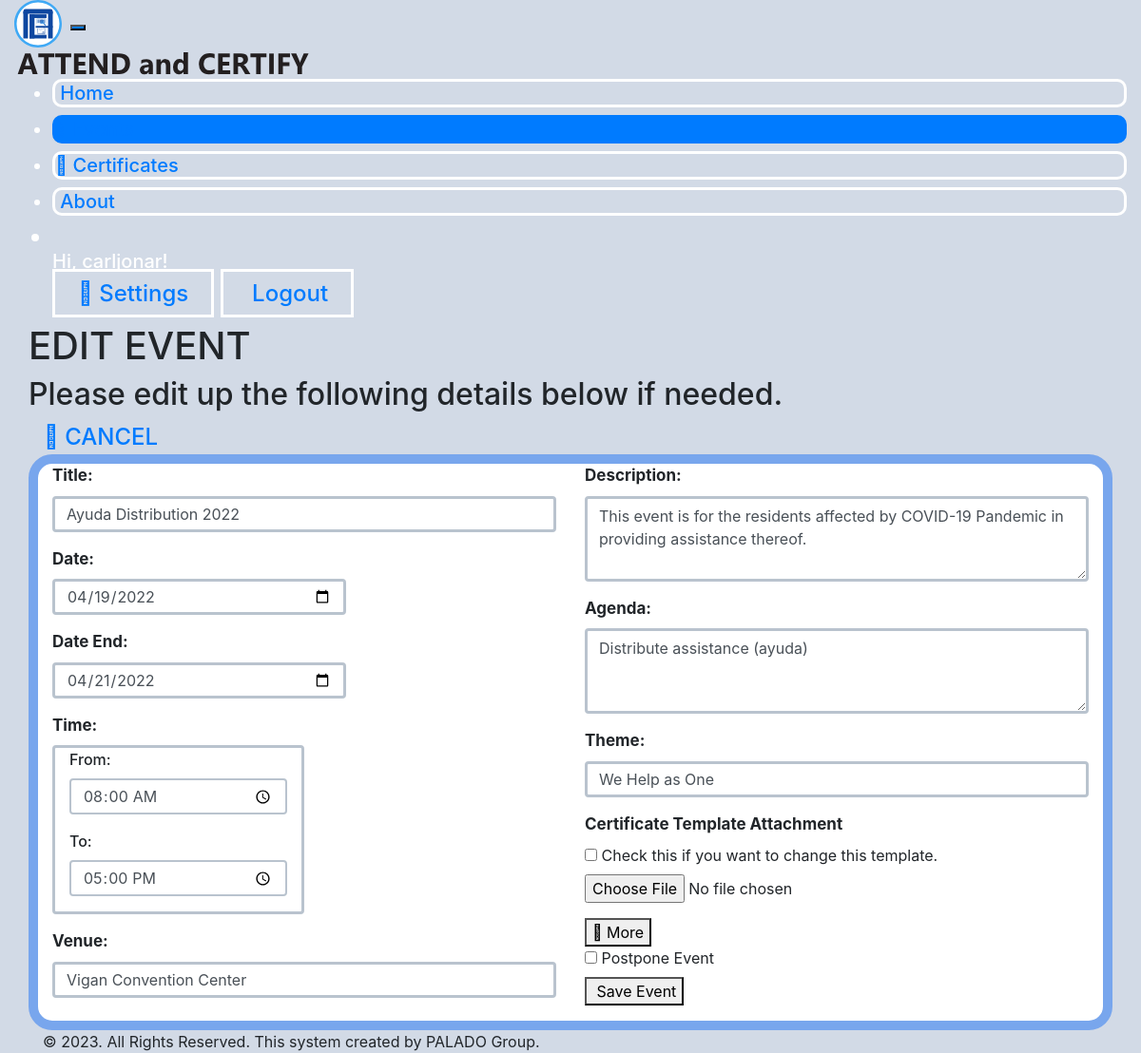
/edit-event.php?eventID=2 (signed in), run on the app's committed database.
### tables this page shows
CREATE TABLE `events` (
  `ID` int(11) NOT NULL,
  `admin_ID` int(11) NOT NULL,
  `event_title` varchar(500) NOT NULL,
  `date` date NOT NULL,
  `date_end` date DEFAULT NULL,
  `time_inclusive` time NOT NULL,
  `time_conclusive` time NOT NULL,
  `venue` varchar(500) NOT NULL,
  `description` text NOT NULL,
  `agenda` text NOT NULL,
  `theme` varchar(500) NOT NULL,
  `certificate_template` varchar(250) NOT NULL,
  `datetime_added` datetime NOT NULL DEFAULT current_timestamp(),
  `datetime_edited` datetime DEFAULT NULL,
  `status` tinyint(1) NOT NULL DEFAULT 1
);

### validateLogin.php (called while the page is built, shortened)
<?php
    if (isset($_SESSION["username"])) {
        $id = $_SESSION["ID"];
    } else {
        session_unset();
        session_write_close();
        $url = "./login.php";
        header("Location: $url");
    }
?>

### edit-event.php (the view, shortened to what this page needs)
<?php
    include 'validateLogin.php';
    include 'dbConnection.php';
    $editErrorMsg = "error";
    if (isset($_GET['eventID'])) {
    	$eventID = $_GET['eventID'];
    	$eventStmt = $conn->prepare("SELECT * FROM `events` WHERE `admin_ID` = ? AND `ID` = ? AND `status` = 1");
	    $eventStmt->bind_param('ii', $id, $eventID);
	    $eventStmt->execute();
	    $eventInfo =  $eventStmt->get_result();
	    if ($eventInfo->num_rows > 0) {
		    while ($row = $eventInfo->fetch_assoc()) {
				$eventTitle = $row["event_title"];
				$eventDate = $row["date"];
				$eventDateEnd = $row["date_end"];
				$eventTimeInclusive = $row["time_inclusive"];
				$eventTimeConclusive = $row["time_conclusive"];
				$eventVenue = $row["venue"];
				$eventDesciption = $row["description"];
				$eventAgenda = $row["agenda"];
				$eventTheme = $row["theme"];
			}
			$editErrorMsg = "success";
	    } else {
	    	$editErrorMsg = "error";
	    }
    }else{
		$editErrorMsg = "error";
    }
?>
<!DOCTYPE html>
<html>
<head>
	<?php
        include 'style/style.php';
    ?>
</head>
<body class="d-flex flex-column">
	<?php
        include 'model/navbar.php';
    ?>
	<div class="main-body container-fluid flex-grow-1 mt-5">
		<div class="container-fluid px-2 pt-2">
			<div class="w-100 p-3 shadow-sm rounded bg-light text-dark">
                <h1 class="font-weight-bold">EDIT EVENT</h1>
                <h2 class="pl-3 font-weight-normal">Please edit up the following details below if needed.</h2>
            </div>
            <div class="mt-3">
                <a href="events.php" class="ml-3 h4 btn btn-danger btn-lg-add-event rounded-pill"><i class="fa fa-ban"></i> CANCEL</a>
            </div>
            <div class="container shadow-sm p-3 my-2 border-form-override">
            	<?php
            		if ($editErrorMsg == "success") { ?>
	                	<form name="add-event" action="" method="post" enctype="multipart/form-data" onsubmit="return addEventValidation()" class="justify-content-center">
							<div class="row">
		                        <div class="col-sm-6">
		                        	<div class="form-group">
					                    <label for="title" class="label-add-edit-event">
					                    	Title: <span class="required error" id="title-info"></span>
					                	</label>
					                    <input type="text" class="form-control" name="title" id="title" placeholder="Title" value="<?php echo $eventTitle;?>">
					                </div>
							 		<div class="form-group">
					                    <label for="eventDate" class="label-add-edit-event">
				                    		Date: <span class="required error" id="date-info"></span>
				                    	</label>
					                    <input type="date" class="form-control col-sm-7" name="eventDate" id="eventDate" value="<?php echo $eventDate;?>" onchange="dateValidation(this.value, true)" onchange="dateValidation(this.value, true)">
					                </div>
									<div class="form-group">
										<label for="eventDateEnd" class="label-add-edit-event">
											Date End: <span class="required error" id="date-end-info"></span>
										</label>
										<input type="date" class="form-control col-sm-7" name="eventDateEnd" id="eventDateEnd" value="<?php echo $eventDateEnd;?>" onchange="dateValidation(this.value, false)" onchange="dateValidation(this.value, false)">
									</div>
					                <div class="form-group">
					                	<label for="time" class="label-add-edit-event">Time:</label>
						                <div class="col-sm-6 p-2 time-event">
							                <div class="form-group">
							                    <label for="inclusiveTime" class="label-add-edit-event">
							                    	From: <span class="required error" id="inclusiveTime-info"></span>
							                    </label>
							                    <input type="time" class="form-control event-time w-100" name="inclusiveTime" id="inclusiveTime" value="<?php echo $eventTimeInclusive;?>" onchange="timeValidationInclusive()" oninput="timeValidationInclusive()"  onchange="dateValidation(this.value, true)" onchange="dateValidation(this.value, true)">
							                </div>
							                <div class="form-group">
							                	<label for="conclusiveTime" class="label-add-edit-event">
							                		To: <span class="required error" id="conclusiveTime-info"></span>
							                	</label>
							                	<input type="time" class="form-control event-time w-100" name="conclusiveTime" id="conclusiveTime" value="<?php echo $eventTimeConclusive;?>" onchange="timeValidationConclusive()" oninput="timeValidationConclusive()">
							                </div>
						                </div>
					                </div>
					                <div class="form-group">
					                    <label for="venue" class="label-add-edit-event">
					                    	Venue: <span class="required error" id="venue-info"></span>
					                    </label>
					                    <input type="text" class="form-control" name="venue" id="venue" placeholder="Venue" value="<?php echo $eventVenue;?>">
					                </div>
		                        </div>
		                        <div class="col-sm-6">
		                        	<div class="form-group">
					                    <label for="description" class="label-add-edit-event">
					                    	Description:  <span class="required error" id="description-info"></span>
					                    </label>
					                    <textarea class="form-control" rows="3" name="description" id="description" placeholder="Description"><?php echo $eventDesciption;?></textarea>
					                </div>
					                <div class="form-group">
					                    <label for="agenda" class="label-add-edit-event">
					                    	Agenda:  <span class="required error" id="agenda-info"></span>
					                    </label>
					                    <textarea class="form-control" rows="3" name="agenda" id="agenda" placeholder="Agenda"><?php echo $eventAgenda;?></textarea>
					                </div>
					                <div class="form-group">
					                    <label for="theme" class="label-add-edit-event">
				                    		Theme:  <span class="required error" id="theme-info"></span>
					                    </label>
					                    <input type="text" class="form-control" name="theme" id="theme" placeholder="Theme"  value="<?php echo $eventTheme;?>">
					                </div>
					                <div class="form-group">
										<label for="cert-attachment" class="label-add-edit-event">Certificate Template Attachment</label>
										<div class="custom-control custom-checkbox mb-1">
											<input type="checkbox" class="custom-control-input" id="changeCertTemplateCheckbox" name="changeCertTemplateCheckbox">
											<label class="custom-control-label" for="changeCertTemplateCheckbox">Check this if you want to change this template.</label>
										</div>
										<div id="certTemplateFormGroup">
											<input type="file" name="certAttachment" id="certAttachment">
										</div>
					                </div>
					                <div class="form-group text-center">
					                	<div class="btn-group mt-1">
					                		<button type="button" class="btn btn-secondary btn-lg rounded-pill" data-toggle="dropdown" aria-haspopup="true" aria-expanded="false"><i class="fas fa-ellipsis-v"></i> More</button>
					                		<div class="dropdown-menu dropdown-menu-right p-2">
					                			<div class="custom-control custom-checkbox">
					                				<input type="checkbox" class="custom-control-input" id="postponeEvent" name="postponeEvent">
					                				<label class="custom-control-label" for="postponeEvent">Postpone Event</label>
					                			</div>
					                		</div>
					                	</div>
					                	<button type="submit" name="editevent-btn" id="editevent-btn" value="Edit Event" class="btn btn-success btn-lg rounded-pill mt-1"><i class="fas fa-save"></i> Save Event</button>
					                </div>
		                        </div>
		                    </div>
        				</form>
            		<?php }
            	?>
            </div>
		</div>
	</div>
	<?php
        include 'model/footer.php';
    ?>
</body>
</html>

### style/style.css (style rules this page uses)
body,html { height: 100%; }
body { min-height: 100vh; height: 100%; background-color: #d2dae6; }
.btn-lg-add-event { font-weight: 500; padding: .5rem 1rem; font-size: 1.5rem; line-height: 1.5; border-radius: .3rem; }
.border-form-override { background-color: white; border: 10px solid #78a6ed!important; border-radius: 25px; }
.label-add-edit-event { font-weight: 650; font-size: 17px; }
.form-control { border: 3px solid #b9c3ce; }
.time-event { border: 3px solid #b9c3ce; border-radius: .25rem; }
.time-event .label-add-edit-event { font-weight: 500; font-size: 16px; }
input.form-control.event-time.w-100 { border: 2px solid #b9c3ce; }
.w-100.p-3.rounded.bg-light.text-dark, .response { border-radius: 1.25rem!important; }

### data on the page
events: title "Ayuda Distribution 2022", eventDate "04/19/2022", eventDateEnd "04/21/2022", inclusiveTime "08:00:00", conclusiveTime "17:00:00", venue "Vigan Convention Center", description "This event is for the residents affected by COVID-19 Pandemic in providing assistance thereof.", agenda "Distribute assistance (ayuda)", theme "We Help as One"

### other printed values
$adminAccountName "carljonar"
